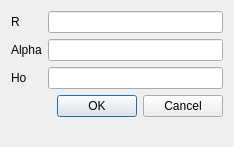
<?xml version="1.0" encoding="UTF-8"?>
<ui version="4.0">
 <class>Capillary</class>
 <widget class="QDialog" name="Capillary">
  <property name="geometry">
   <rect>
    <x>0</x>
    <y>0</y>
    <width>234</width>
    <height>147</height>
   </rect>
  </property>
  <property name="windowTitle">
   <string>Capillary</string>
  </property>
  <layout class="QFormLayout" name="formLayout">
   <property name="fieldGrowthPolicy">
    <enum>QFormLayout::AllNonFixedFieldsGrow</enum>
   </property>
   <item row="1" column="0">
    <widget class="QLabel" name="label">
     <property name="text">
      <string>Alpha</string>
     </property>
    </widget>
   </item>
   <item row="1" column="1">
    <widget class="QLineEdit" name="alpha"/>
   </item>
   <item row="2" column="0">
    <widget class="QLabel" name="label_3">
     <property name="text">
      <string>Ho</string>
     </property>
    </widget>
   </item>
   <item row="2" column="1">
    <widget class="QLineEdit" name="ho"/>
   </item>
   <item row="4" column="0" colspan="2">
    <widget class="QDialogButtonBox" name="buttonBox">
     <property name="orientation">
      <enum>Qt::Horizontal</enum>
     </property>
     <property name="standardButtons">
      <set>QDialogButtonBox::Cancel|QDialogButtonBox::Ok</set>
     </property>
    </widget>
   </item>
   <item row="0" column="1">
    <widget class="QLineEdit" name="r"/>
   </item>
   <item row="0" column="0">
    <widget class="QLabel" name="label_4">
     <property name="text">
      <string>R</string>
     </property>
    </widget>
   </item>
  </layout>
 </widget>
 <tabstops>
  <tabstop>r</tabstop>
  <tabstop>alpha</tabstop>
  <tabstop>ho</tabstop>
  <tabstop>buttonBox</tabstop>
 </tabstops>
 <resources/>
 <connections>
  <connection>
   <sender>buttonBox</sender>
   <signal>accepted()</signal>
   <receiver>Capillary</receiver>
   <slot>accept()</slot>
   <hints>
    <hint type="sourcelabel">
     <x>224</x>
     <y>137</y>
    </hint>
    <hint type="destinationlabel">
     <x>157</x>
     <y>146</y>
    </hint>
   </hints>
  </connection>
  <connection>
   <sender>buttonBox</sender>
   <signal>rejected()</signal>
   <receiver>Capillary</receiver>
   <slot>reject()</slot>
   <hints>
    <hint type="sourcelabel">
     <x>224</x>
     <y>137</y>
    </hint>
    <hint type="destinationlabel">
     <x>233</x>
     <y>146</y>
    </hint>
   </hints>
  </connection>
 </connections>
</ui>
